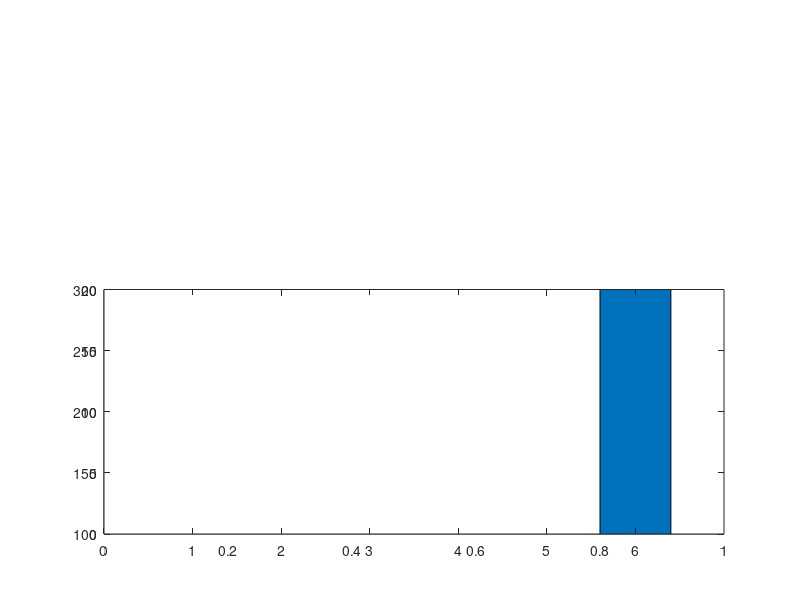

The MATLAB source for this figure:
a=[1 3 6 4 5 300];

ylim1=[0 20];
ylim2=[100 300];
xlim=[0 length(a)+1];

figure;

% retrieve your default axis pos
clf;
p0=get(gca,'position')
delete(gcf);

% create axis1
%a1=axes('position',[p0(1) p0(2) p0(3)/2-.025 p0(4)]);
a1=axes('position',[p0(1) p0(2) p0(3) p0(4)/2]);
%a2=axes('position',[p0(1) p0(4)/2+.145 p0(3) p0(4)/2])
%barh(a);
%bar(a);
set(a1,'ylim',ylim1);
%set(a2,'xlim',xlim,'ylim',ylim2);
%set(a2,'xtick',[]);
%box off;

% create axis2
%a2=axes('position',[p0(1)+p0(3)/2+.025 p0(2) p0(3)/2-.025 p0(4)]);
%a2=axes('position',[p0(1) p0(4)/2+.145 p0(3) p0(4)/2])
%a2=axes('position',[p0(1) p0(4)/2+.145 p0(3) p0(4)/2])
a2=axes('position',[p0(1) p0(2) p0(3) p0(4)/2]);
%barh(a);
bar(a);

set(a2,'ylim',ylim2);
%set(a2,'xlim',xlim,'ylim',ylim2);
%set(a2,'xtick',[]);
%set(a2,'xcolor',get(a2,'color'));
%box off

%%%%%%%%%%%%%%%% plotting %%%%%%%%%%%%%%%%%%%%%
output = "break_axis";

%figure;
saveas(1, strcat(output, ".png"));

%box off
